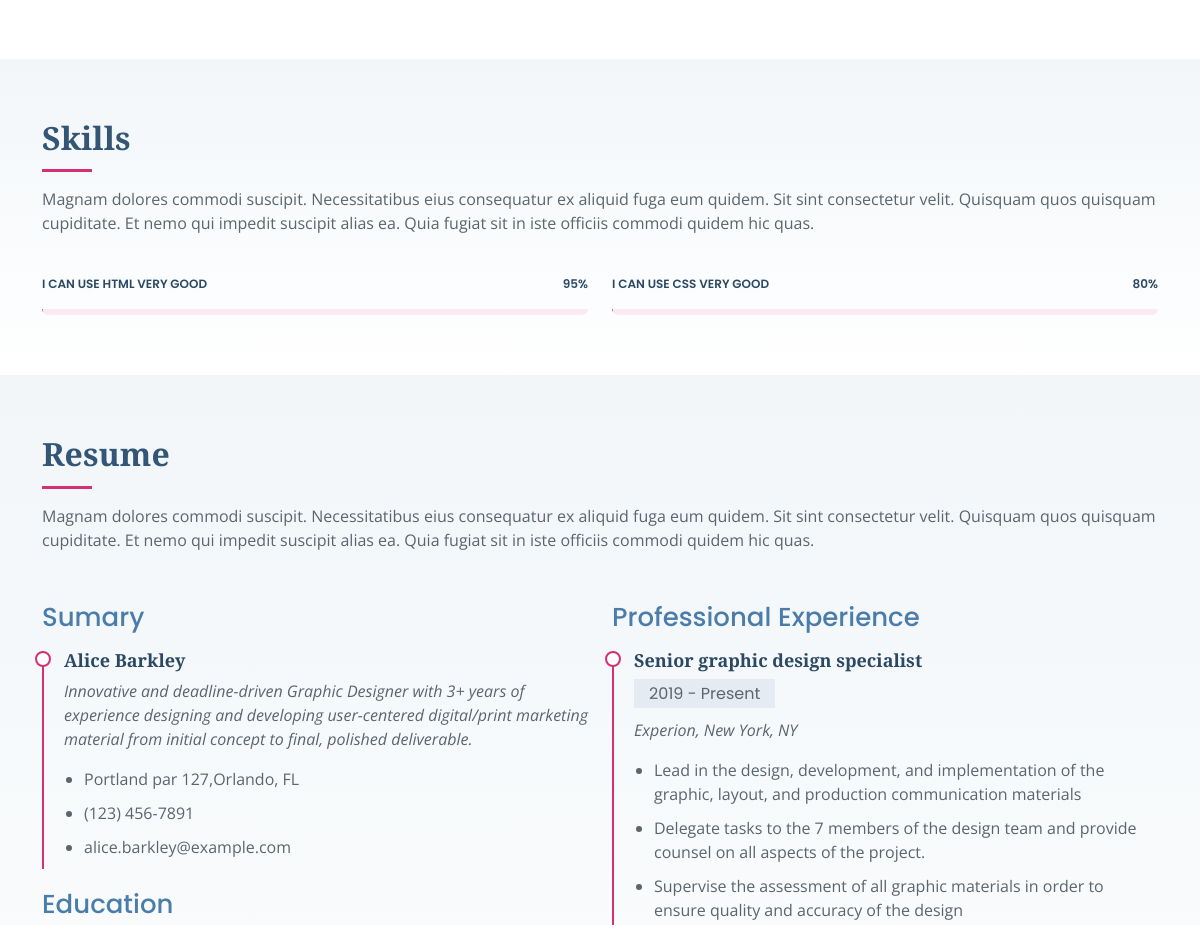
Before: / (middle part) with the older database file.
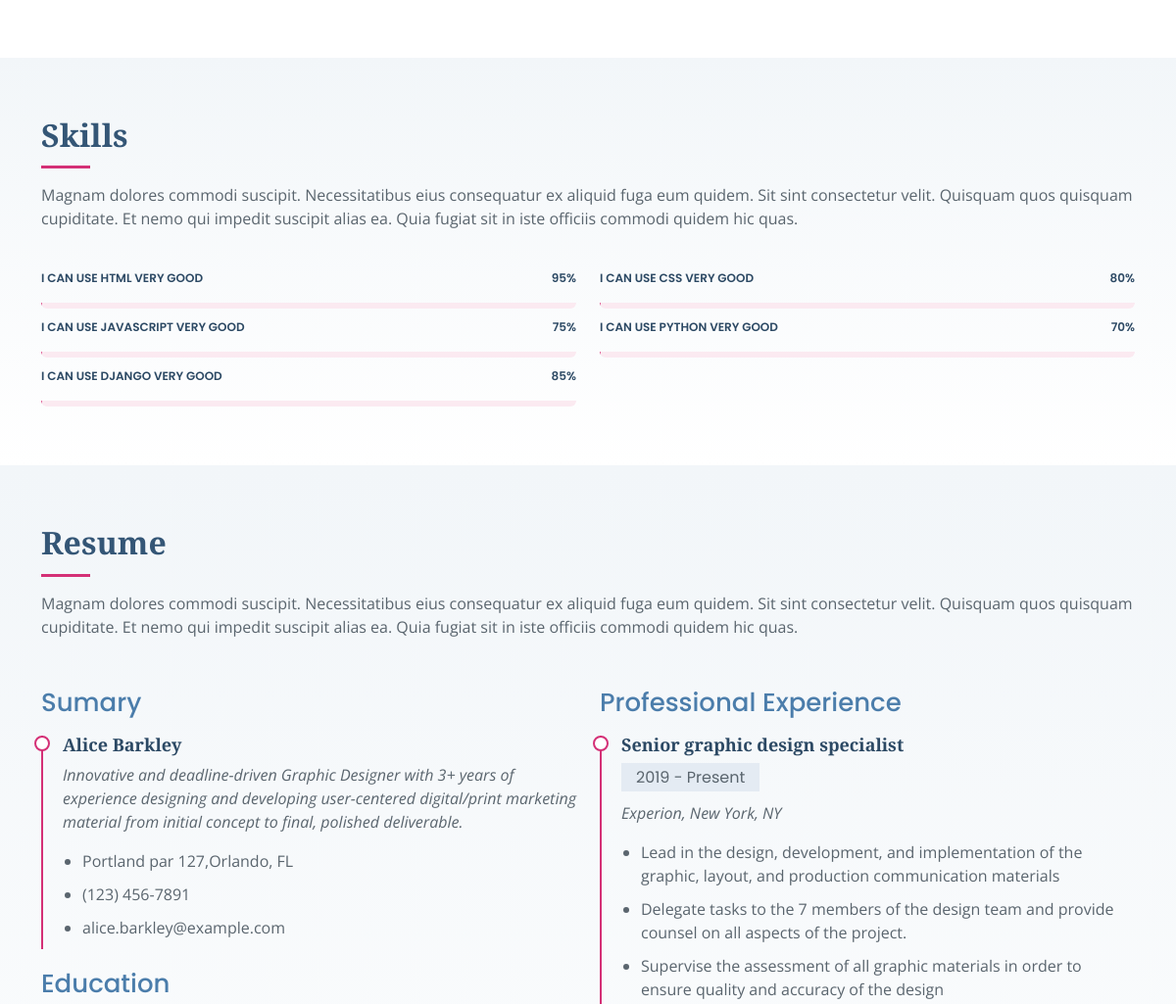
After: the same page with the newer database file.
### mbsite/models.py (models this page shows)
class Skills(models.Model):
    skill_description=models.CharField(max_length=500)
    percentage=models.IntegerField()
    typ=models.CharField(max_length=20, choices=SKILL_TYPE)
    def __str__(self):
        return self.skill_description

### mbsite/views.py (the view)
# urls.py: 2. Add a URL to urlpatterns:  path('', views.home, name='home')
def home(request):
    mysilf=Mysilf.objects.last()
    about=About.objects.last()
    html=Skills.objects.filter(typ = 'HTML')
    css=Skills.objects.filter(typ ='CSS')
    java=Skills.objects.filter(typ='JAVASCRIPT')
    python=Skills.objects.filter(typ='PYTHON')
    django=Skills.objects.filter(typ='DJANGO')
    return render(request, 'index.html',{
    'mysilf':mysilf,
    'about':about,
    'html':html,
    'css':css,
    'java':java,
    'python':python,
    'django':django,
    })

### mbsite/templates/index.html (shortened to what the changed rows need)
{% load static %}
<!DOCTYPE html>
<html lang="en">
<head>
  <link href="{% static 'assets/vendor/bootstrap/css/bootstrap.min.css' %}" rel="stylesheet">
  <link href="{% static 'assets/vendor/bootstrap-icons/bootstrap-icons.css' %}" rel="stylesheet">
  <link href="{% static 'assets/vendor/boxicons/css/boxicons.min.css' %}" rel="stylesheet">
  <link href="{% static 'assets/vendor/glightbox/css/glightbox.min.css' %}" rel="stylesheet">
  <link href="{% static 'assets/vendor/swiper/swiper-bundle.min.css' %}" rel="stylesheet">
  <link href="{% static 'assets/css/style.css' %}" rel="stylesheet">
</head>
<body>
  <main id="main">
    <section id="skills" class="skills section-bg">
      <div class="container">
        <div class="section-title">
          <h2>Skills</h2>
        </div>
        <div class="row skills-content">
          <div class="col-lg-6">
            {% for skill in html %}
              <div class="progress">
                <span class="skill">{{skill}} <i class="val">{{skill.percentage}}%</i></span>
                <div class="progress-bar-wrap">
                </div>
              </div>
            {% endfor %}
          </div>
          <div class="col-lg-6">
            {% for skill in css %}
              <div class="progress">
                <span class="skill">{{skill}} <i class="val">{{skill.percentage}}%</i></span>
                <div class="progress-bar-wrap">
                </div>
              </div>
            {% endfor %}
          </div>
          <div class="col-lg-6">
            {% for skill in java %}
              <div class="progress">
                <span class="skill">{{skill}} <i class="val">{{skill.percentage}}%</i></span>
                <div class="progress-bar-wrap">
                </div>
              </div>
            {% endfor %}
          </div>
          <div class="col-lg-6">
            {% for skill in python %}
              <div class="progress">
                <span class="skill">{{skill}} <i class="val">{{skill.percentage}}%</i></span>
                <div class="progress-bar-wrap">
                </div>
              </div>
            {% endfor %}
          </div>
          <div class="col-lg-6">
            {% for skill in django %}
              <div class="progress">
                <span class="skill">{{skill}} <i class="val">{{skill.percentage}}%</i></span>
                <div class="progress-bar-wrap">
                </div>
              </div>
            {% endfor %}
          </div>
        </div>
      </div>
    </section>
    <section id="resume" class="resume section-bg">
      <div class="container">
        <div class="section-title">
          <h2>Resume</h2>
        </div>
      </div>
    </section>
  </main>
</body>
</html>

Changed rows visible on the page:
added Skills: skill_description "I CAN USE JAVASCRIPT VERY GOOD", percentage "75"
added Skills: skill_description "I CAN USE PYTHON VERY GOOD", percentage "70"
added Skills: skill_description "I CAN USE DJANGO VERY GOOD", percentage "85"
